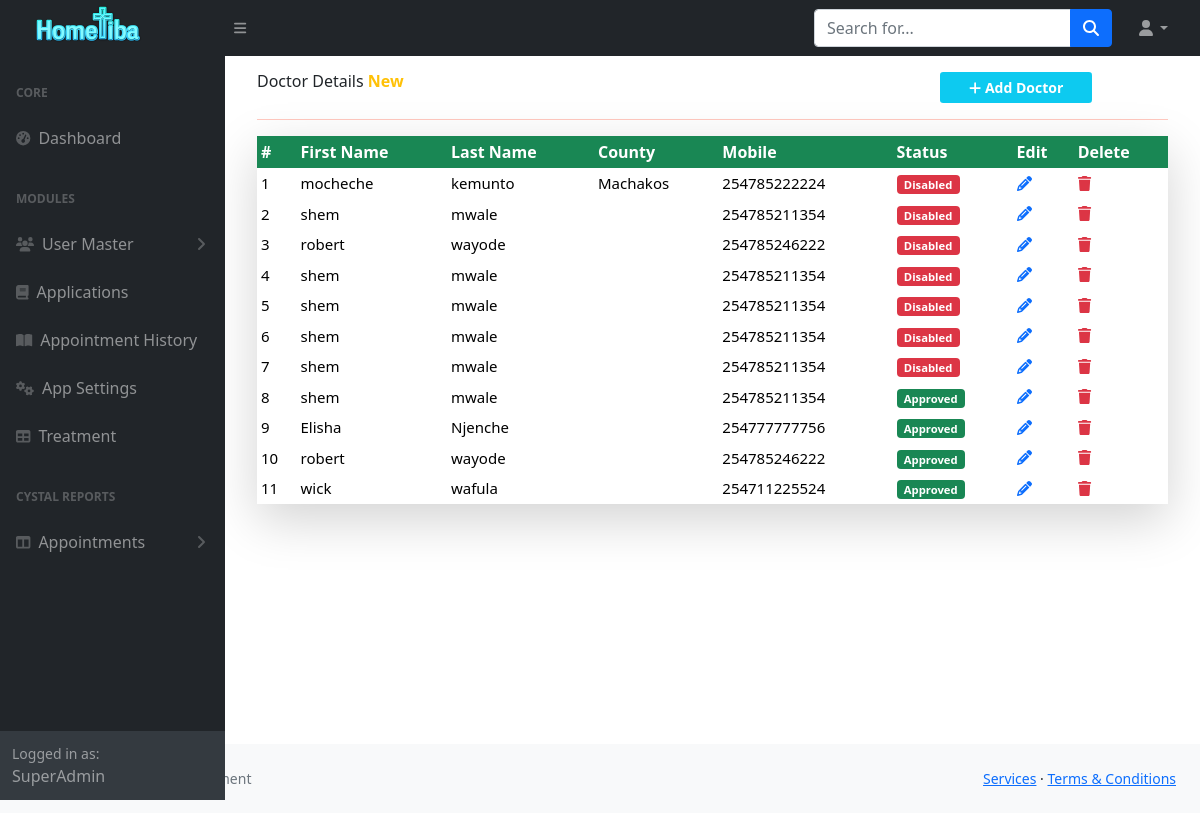
The page /Hospital/superadmin/doctors.php (signed in) on the database its author committed.
### tables this page shows
CREATE TABLE `doctors` (
  `docid` int(11) NOT NULL,
  `firstname` varchar(20) NOT NULL,
  `email` varchar(50) NOT NULL,
  `lastname` varchar(20) NOT NULL,
  `county` varchar(15) NOT NULL,
  `phone` bigint(15) NOT NULL,
  `status` enum('Approved','Disabled','Pending','Rejected') NOT NULL DEFAULT 'Pending',
  `id` int(13) NOT NULL,
  `cv` varchar(50) DEFAULT NULL,
  `password` varchar(255) NOT NULL,
  `Availability` enum('NotAvailable','Available') NOT NULL DEFAULT 'Available'
);

### Hospital/superadmin/doctors.php (the view, shortened to what this page needs)
<?php
include "includes/header.php";
include "includes/topnav.php";
include "includes/sidenav.php";
?>
<div id="layoutSidenav_content">
    <main>
        <div class="container-fluid px-4">
            <div class="section col-md-12 mt-2 p-2">
                <div class=" col-md-12  d-flex">
                    <h6 class="col-md-9">Doctor Details <b class="text-warning "> New</b></h6>
                    <a href="createdoctor.php" class="btn btn-sm col-md-2 "
                        style="background: #0dcaf0;color:white;font-weight:bold;"><i class="fas fa-plus"></i> Add
                        Doctor</a>
                </div>
                <hr style="color:#ff2400">
                <div class=" col-md-12 mx-auto shadow-lg  ">
                    <?php
                    include "../config.php";
                    $sql = "SELECT * FROM doctors";
                    $count = 1;
                    if ($result = mysqli_query($conn, $sql)) {
                        if (mysqli_num_rows($result) > 0) {
                            echo '<table class="  table table-responsive table table-borderless table-sm table-hover">';
                            echo "<thead >";
                            echo "<tr class='text-white bg-success'>";
                            echo "<th class='center'>#</th>";
                            echo "<th>First Name</th>";
                            echo "<th>Last Name</th>";
                            echo "<th>County</th>";
                            echo "<th>Mobile</th>";
                            echo "<th>Status</th>";
                            echo "<th>Edit</th>";
                            echo "<th>Delete</th>";
                            echo "</tr>";
                            echo "</thead>";
                            echo "<tbody class='text-dark'>";
                            while ($row = mysqli_fetch_array($result)) {
                                echo "<tr style='color:black; font-size:15px'>";
                                echo "<td class='center'>" . $count . "</td>";
                                echo "<td>" . $row['firstname'] . "</td>";
                                echo "<td>" . $row['lastname'] . "</td>";
                                echo "<td>" . $row['county'] . "</td>";
                                echo "<td>" . $row['phone'] . "</td>";
                                echo "<td>";
                                if ($row['status'] == 'Pending'): ?>
                                    <span class="badge bg-warning">Pending</span>
                                <?php elseif ($row['status'] == 'Approved'): ?>
                                    <span class="badge bg-success">Approved</span>
                                <?php elseif ($row['status'] == 'Rejected'): ?>
                                    <span class="badge bg-danger">Rejected</span>
                                    <?php elseif ($row['status'] == 'Disabled'): ?>
                                    <span class="badge bg-danger">Disabled</span>
                                <?php endif;
                                echo "<td>";
                                echo '<a  "class="text-info" href="updatedoctor.php?docid=' . $row['docid'] . '"  title="Update doctor " data-toggle="tooltip"><span class=" fas fa-pencil"></span></a>';
                                echo " </td>";
                                echo "<td>";
                                ?>
                                <a href="doctors.php?id=<?php echo $row['docid'];?>&del=delete"
                                                        onClick="return confirm('Are you sure you want to delete?')"  >
                                                        <i class="fa fa-trash text-danger"></i></a>
                                 <?php
                                echo "</td>";
                                echo "</tr>";
                                $count = $count + 1;
                            }
                            echo "</tbody>";
                            echo "</table>";
                        } else {
                            echo '<div class="alert alert-danger"><em>No records were found.</em></div>';
                        }
                    } else {
                        echo "Oops! Something went wrong. Please try again later.";
                    }
                    ?>
                </div>
            </div>
        </div>
    </main>
</div>
</div>
<?php
include "includes/footer.php";
?>

### rows shown on the page
doctors: firstname "mocheche", lastname "kemunto", county "Machakos", phone "254785222224", status "Disabled"
doctors: firstname "shem", lastname "mwale", phone "254785211354", status "Disabled"
doctors: firstname "robert", lastname "wayode", phone "254785246222", status "Disabled"
doctors: firstname "shem", lastname "mwale", phone "254785211354", status "Disabled"
doctors: firstname "shem", lastname "mwale", phone "254785211354", status "Disabled"
doctors: firstname "shem", lastname "mwale", phone "254785211354", status "Disabled"
doctors: firstname "shem", lastname "mwale", phone "254785211354", status "Disabled"
doctors: firstname "shem", lastname "mwale", phone "254785211354", status "Approved"
doctors: firstname "Elisha", lastname "Njenche", phone "254777777756", status "Approved"
doctors: firstname "robert", lastname "wayode", phone "254785246222", status "Approved"
doctors: firstname "wick", lastname "wafula", phone "254711225524", status "Approved"
